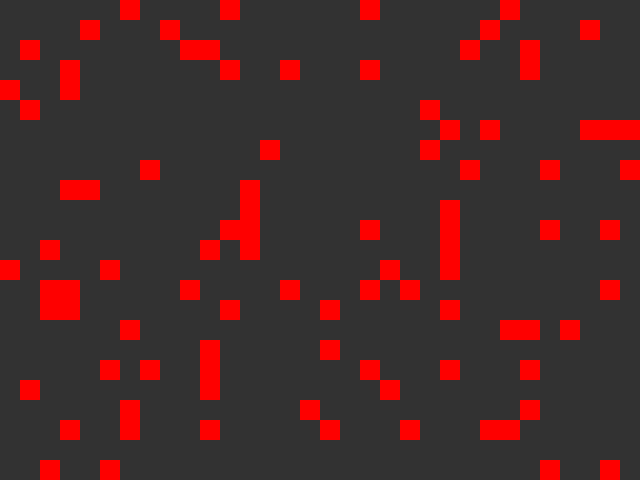
Frame 1 (no input)
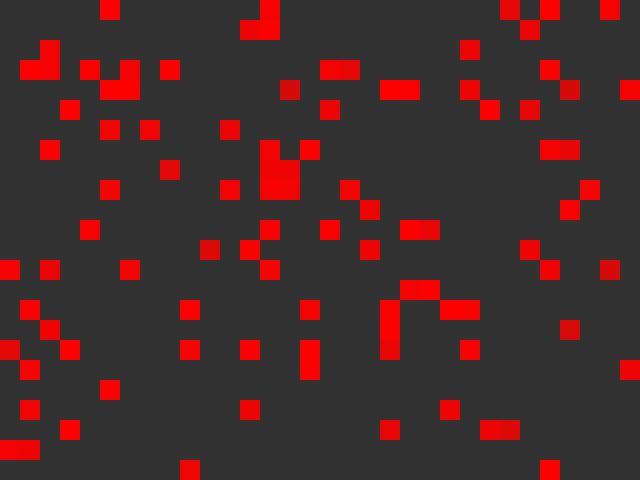
Frame 60 (the mouse pressed at the canvas centre just before this capture)
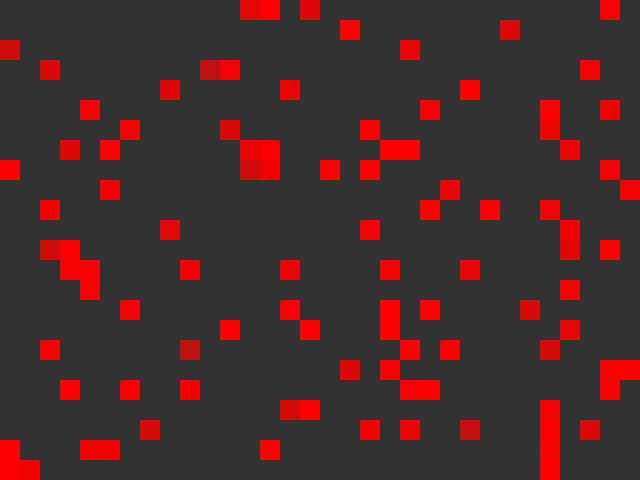
Frame 120 (the mouse held since frame 60 and released just before this capture)

The Processing sketch that drew these frames (run headless with seeded random() and noise(); from frame 60 on, the mouse is pressed at the canvas centre):

// Processing sketch: FraileBoudreault_Chloe_Exercice04
// ── FraileBoudreault_Chloe_Exercice04.pde
// Griddies
// by Pippin Barr
// MODIFIED BY: CHLOE FRAILE-BOUDREAULT
//
// A simple artificial life system on a grid. The "griddies" are squares that move
// around randomly, using energy to do so. They gain energy by overlapping with
// other griddies. If a griddie loses all its energy it dies.

// The size of a single grid element
int gridSize = 20;
// An array storing all the griddies
Griddie[] griddies = new Griddie[100];

// setup()
//
// Set up the window and the griddies

void setup() {
  // Set up the window size and framerate (lower so we can watch easier)
  size(640, 480);
  frameRate(10);

  // QUESTION: What does this for loop do?
  //this loop creates the amount of griddies in the respective griddies array
  //the griddies will sprout at random locations inside the screen
  //it also sets their size
  for (int i = 0; i < griddies.length; i++) {
    int x = floor(random(0, width/gridSize));
    int y = floor(random(0, height/gridSize));
    griddies[i] = new Griddie(x * gridSize, y * gridSize, gridSize);
  }
}

// draw()
//
// Update all the griddies, check for collisions between them, display them.

void draw() {
  background(50);

  // We need to loop through all the griddies one by one
  for (int i = 0; i < griddies.length; i++) {

    // Update the griddies
    griddies[i].update();

    // Now go through all the griddies a second time...
    for (int j = 0; j < griddies.length; j++) {
      // QUESTION: What is this if-statement for?
      //this statement check whether or not the j and i griddies are different
      //and if they are different, then it assigns those j and i griddies 
      //to their respective array
      if (j != i) {
        // QUESTION: What does this line check?
        //this checks whether or not the i and j griddies have collided
        griddies[i].collide(griddies[j]);
      }
    }
    
    // Display the griddies
    griddies[i].display();
  }
}
// ── Griddie.pde
// Griddie
//
// A class defining the behaviour of a single Griddie
// which can move randomly in the window (within the grid),
// loses energy per move, and gains energy from overlapping
// with another Griddie.

class Griddie {
  // Limits for energy level and gains/losses
  int maxEnergy = 255;
  int moveEnergy = -1;
  int collideEnergy = 10;
  
  // Position, size, energy, and fill color
  int x;
  int y;
  int size;
  int energy;
  color fill = color(255,0,0);

  // Griddie(tempX, tempY, tempSize)
  //
  // Set up the Griddie with the specified location and size
  // Initialise energy to the maximum
  Griddie(int tempX, int tempY, int tempSize) {
    x = tempX;
    y = tempY;
    size = tempSize;
    energy = maxEnergy;
  }

  // update()
  //
  // Move the Griddie and update its energy levels
  void update() {
    
    // QUESTION: What is this if-statement for?
    //this statement whether or not the energy of the griddie equals to 0
    if (energy == 0) {
      return;
    }
    
    // QUESTION: How does the Griddie movement updating work?
    //it shows that the griddie movement is updated randomly
    int xMoveType = floor(random(-1,2));
    int yMoveType = floor(random(-1,2));
    x += size * xMoveType;
    y += size * yMoveType;
    
    // QUESTION: What are these if statements doing?
    //this checks whether or not the griddie has disappeared offscreen
    //if it has, it wraps around the other side of the window and keeps moving
    if (x < 0) {
      x += width;
    }
    else if (x >= width) {
      x -= width;
    }
    if (y < 0) {
      y += height;
    }
    else if (y >= height) {
      y -= height;
    }

    // Update the Griddie's energy
    // Note that moveEnergy is negative, so this _loses_ energy
    energy += moveEnergy;
    
    // Constrain the Griddies energy level to be within the defined bounds
    energy = constrain(energy,0,maxEnergy);
  }

  // collide(other)
  //
  // Checks for collision with the other Griddie
  // and updates energy level
  
  void collide(Griddie other) {
    // QUESTION: What is this if-statement for?
    //this checks whether the energy of the griddie is equal to 0
    //and if the energy of the other griddie's energy is 0 as well
    //if that's the case, the griddie can't gain energy from the other griddie
    if (energy == 0 || other.energy == 0) {
      return;
    }
    
    // QUESTION: What does this if-statement check?
    //this checks whether or not the x and y location of the griddie
    //is the same as the x and y location of another griddie
    if (x == other.x && y == other.y) {
      // Increase this Griddie's energy
      energy += collideEnergy;
      // Constrain the energy level to be within bounds
      energy = constrain(energy,0,maxEnergy);
    }
  }

  // display()
  //
  // Draw the Griddie on the screen as a rectangle
  void display() {
    // QUESTION: What does this fill line do?
    //this fill line determines the colour of the griddie
    //and displays how much energy the griddie as left by a change in transparency
    fill(fill, energy); 
    noStroke();
    rect(x, y, size, size);
  }
}
// ── Gruntie.pde
// Gruntie
//
// A class defining the behaviour of a single Gruntie

class Gruntie {
  
  // Position, size, energy, and fill color
  int x;
  int y;
  int size;
  int energy;
  color fill = color(0,0,255);
  
   // Gruntie(tempX, tempY, tempSize)
  //
  // Set up the Gruntie with the specified location and size
 Gruntie (int tempX, int tempY, int tempSize) {
    x = tempX;
    y = tempY;
     size = tempSize;
   }
 
   // update()
  //
  // Move the Gruntie
   void update() {
       //Gruntie movements update randomly
       int xMoveType = floor(random(-1, 2));
       int yMoveType = floor(random(-1, 2));
       x += size * xMoveType;
       y += size * yMoveType;
    
   //checks if the Gruntie is going offscreen
   //if so, wraps it around the other side of the window 
   if (x < 0) {
      x += width;
    }
    else if (x >= width) {
      x -= width;
    }
    if (y < 0) {
      y += height;
    }
    else if (y >= height) {
      y -= height;
    }
   }
 
   // display()
  //
  // Draw the Gruntie on the screen as a rectangle
   void display() {
     fill(fill);
     noStroke();
     rect(x, y, size, size);
   }
} 
